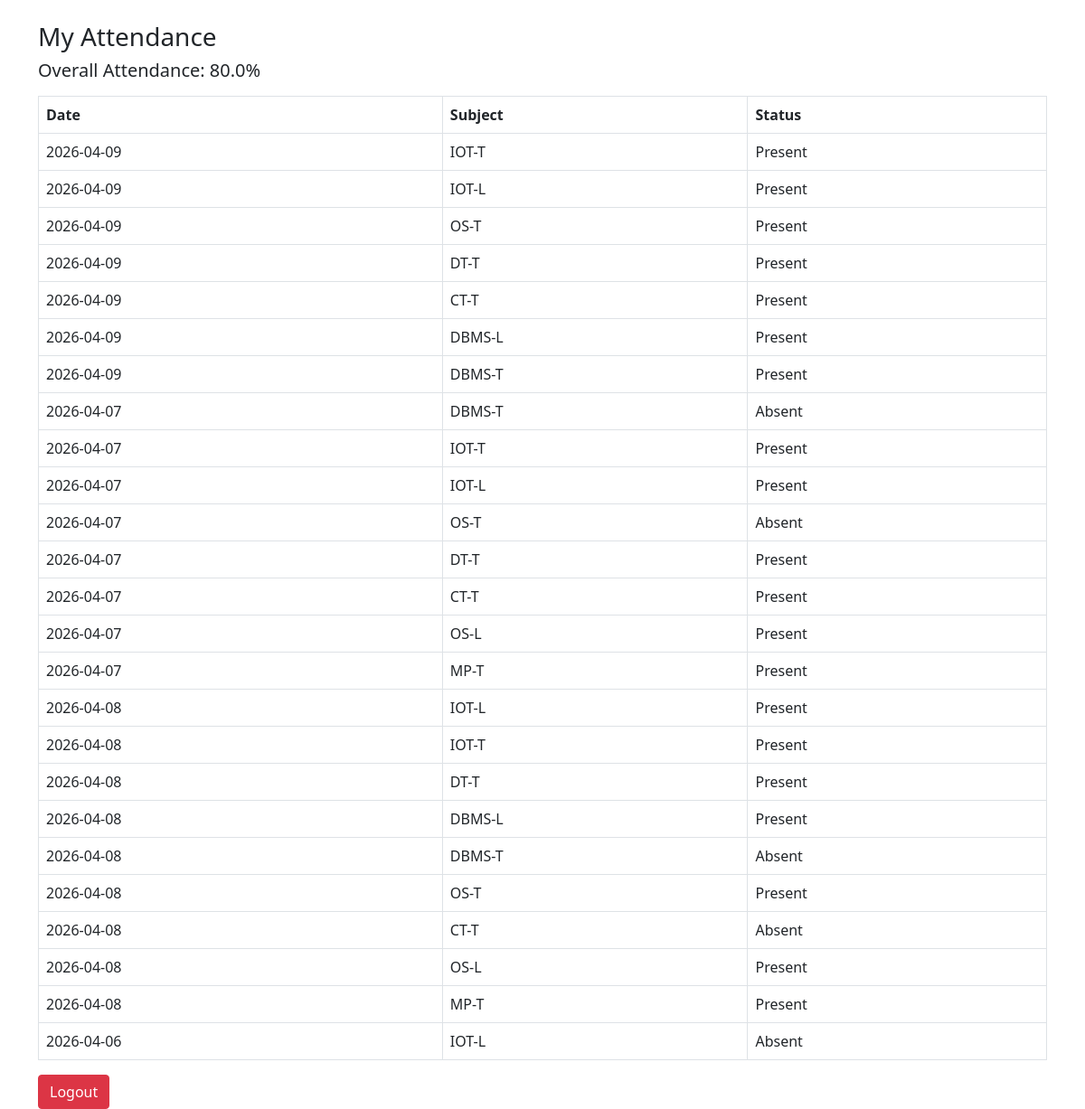
Screenshot of /attendance_view (signed in) with the database file from the repository.
### models.py (models this page shows)
class Attendance(db.Model):
    id = db.Column(db.Integer, primary_key=True)
    student_id = db.Column(db.String(20))
    subject_code = db.Column(db.String(10))
    date = db.Column(db.Date)
    status = db.Column(db.String(10))

### app.py (the view)
@app.route("/attendance_view")
def attendance_view():
    if session.get("role") != "student":
        return redirect("/")
    student_id = session.get("student_id")
    data = Attendance.query.filter_by(student_id=student_id).all()
    total = len(data)
    present = len([d for d in data if d.status == "Present"])
    percentage = 0
    if total > 0:
        percentage = (present / total) * 100
    return render_template(
        "attendance_view.html",
        data=data,
        percentage=round(percentage, 2)
    )

### templates/attendance_view.html (shortened to what this page needs)
<!DOCTYPE html>
<html>
<head>
    <link href="https://cdn.jsdelivr.net/npm/bootstrap@5.0.2/dist/css/bootstrap.min.css" rel="stylesheet">
</head>
<body class="container mt-4">
<h3>My Attendance</h3>
<h5>Overall Attendance: {{ percentage }}%</h5>
<table class="table table-bordered mt-3">
<tr>
<th>Date</th>
<th>Subject</th>
<th>Status</th>
</tr>
{% for d in data %}
<tr>
<td>{{ d.date }}</td>
<td>{{ d.subject_code }}</td>
<td>{{ d.status }}</td>
</tr>
{% endfor %}
</table>
<a href="/logout" class="btn btn-danger">Logout</a>
</body>
</html>

### rows the page displays
Attendance: date "2026-04-09", subject_code "IOT-T", status "Present"
Attendance: date "2026-04-09", subject_code "IOT-L", status "Present"
Attendance: date "2026-04-09", subject_code "OS-T", status "Present"
Attendance: date "2026-04-09", subject_code "DT-T", status "Present"
Attendance: date "2026-04-09", subject_code "CT-T", status "Present"
Attendance: date "2026-04-09", subject_code "DBMS-L", status "Present"
Attendance: date "2026-04-09", subject_code "DBMS-T", status "Present"
Attendance: date "2026-04-07", subject_code "DBMS-T", status "Absent"
Attendance: date "2026-04-07", subject_code "IOT-T", status "Present"
Attendance: date "2026-04-07", subject_code "IOT-L", status "Present"
Attendance: date "2026-04-07", subject_code "OS-T", status "Absent"
Attendance: date "2026-04-07", subject_code "DT-T", status "Present"
Attendance: date "2026-04-07", subject_code "CT-T", status "Present"
Attendance: date "2026-04-07", subject_code "OS-L", status "Present"
Attendance: date "2026-04-07", subject_code "MP-T", status "Present"
Attendance: date "2026-04-08", subject_code "IOT-L", status "Present"
Attendance: date "2026-04-08", subject_code "IOT-T", status "Present"
Attendance: date "2026-04-08", subject_code "DT-T", status "Present"
Attendance: date "2026-04-08", subject_code "DBMS-L", status "Present"
Attendance: date "2026-04-08", subject_code "DBMS-T", status "Absent"
Attendance: date "2026-04-08", subject_code "OS-T", status "Present"
Attendance: date "2026-04-08", subject_code "CT-T", status "Absent"
Attendance: date "2026-04-08", subject_code "OS-L", status "Present"
Attendance: date "2026-04-08", subject_code "MP-T", status "Present"
Attendance: date "2026-04-06", subject_code "IOT-L", status "Absent"

### other values shown
{{ percentage }} "80.0"
